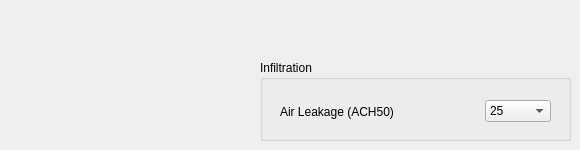
      <widget class="QWidget" name="tab_11">
       <attribute name="title">
        <string>Infiltration</string>
       </attribute>
       <widget class="QGroupBox" name="groupBox_7">
        <property name="geometry">
         <rect>
          <x>260</x>
          <y>60</y>
          <width>311</width>
          <height>81</height>
         </rect>
        </property>
        <property name="title">
         <string>Infiltration</string>
        </property>
        <widget class="QWidget" name="layoutWidget_2">
         <property name="geometry">
          <rect>
           <x>20</x>
           <y>40</y>
           <width>271</width>
           <height>23</height>
          </rect>
         </property>
         <layout class="QHBoxLayout" name="horizontalLayout_9" stretch="3,1">
          <item>
           <widget class="QLabel" name="label_14">
            <property name="text">
             <string>Air Leakage (ACH50)</string>
            </property>
           </widget>
          </item>
          <item>
           <widget class="QComboBox" name="ACH50">
            <item>
             <property name="text">
              <string>25</string>
             </property>
            </item>
            <item>
             <property name="text">
              <string>20</string>
             </property>
            </item>
            <item>
             <property name="text">
              <string>15</string>
             </property>
            </item>
            <item>
             <property name="text">
              <string>10</string>
             </property>
            </item>
            <item>
             <property name="text">
              <string>8</string>
             </property>
            </item>
            <item>
             <property name="text">
              <string>7</string>
             </property>
            </item>
            <item>
             <property name="text">
              <string>6</string>
             </property>
            </item>
            <item>
             <property name="text">
              <string>5</string>
             </property>
            </item>
            <item>
             <property name="text">
              <string>4</string>
             </property>
            </item>
            <item>
             <property name="text">
              <string>3</string>
             </property>
            </item>
            <item>
             <property name="text">
              <string>2</string>
             </property>
            </item>
           </widget>
          </item>
         </layout>
        </widget>
       </widget>
      </widget>
